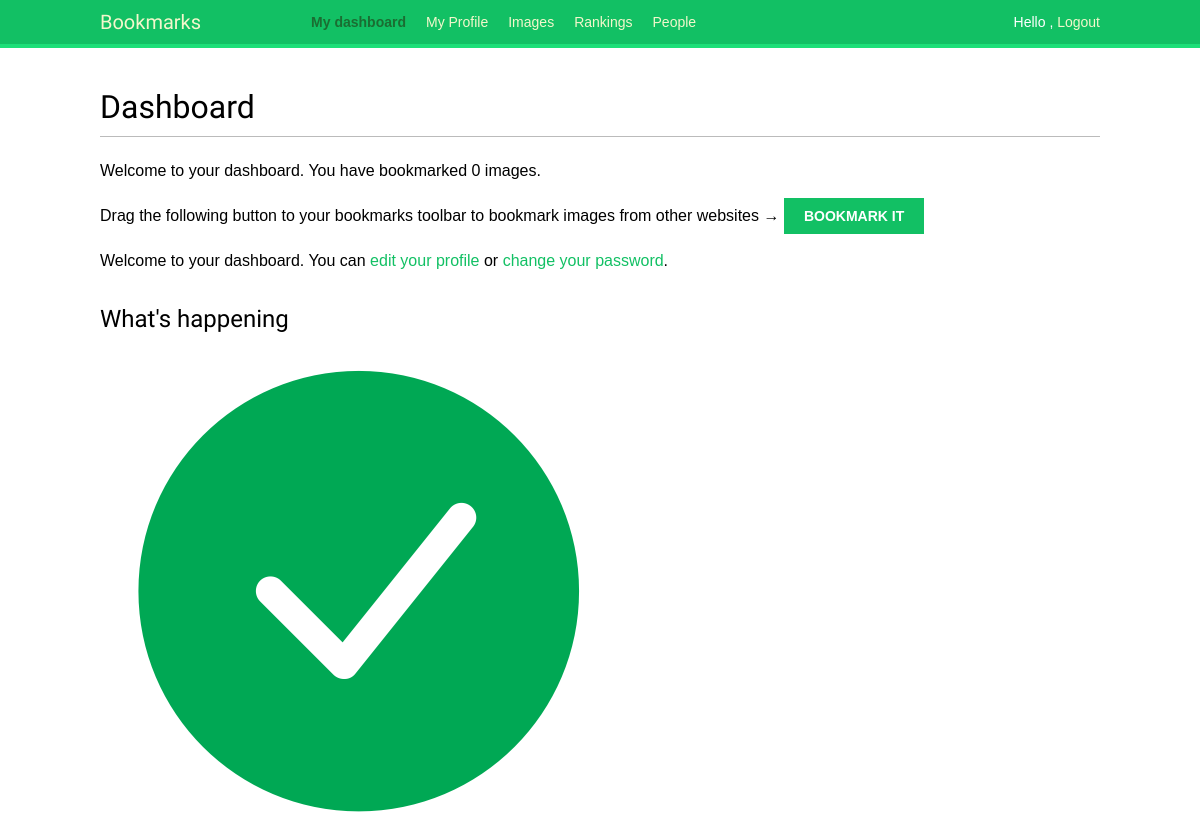
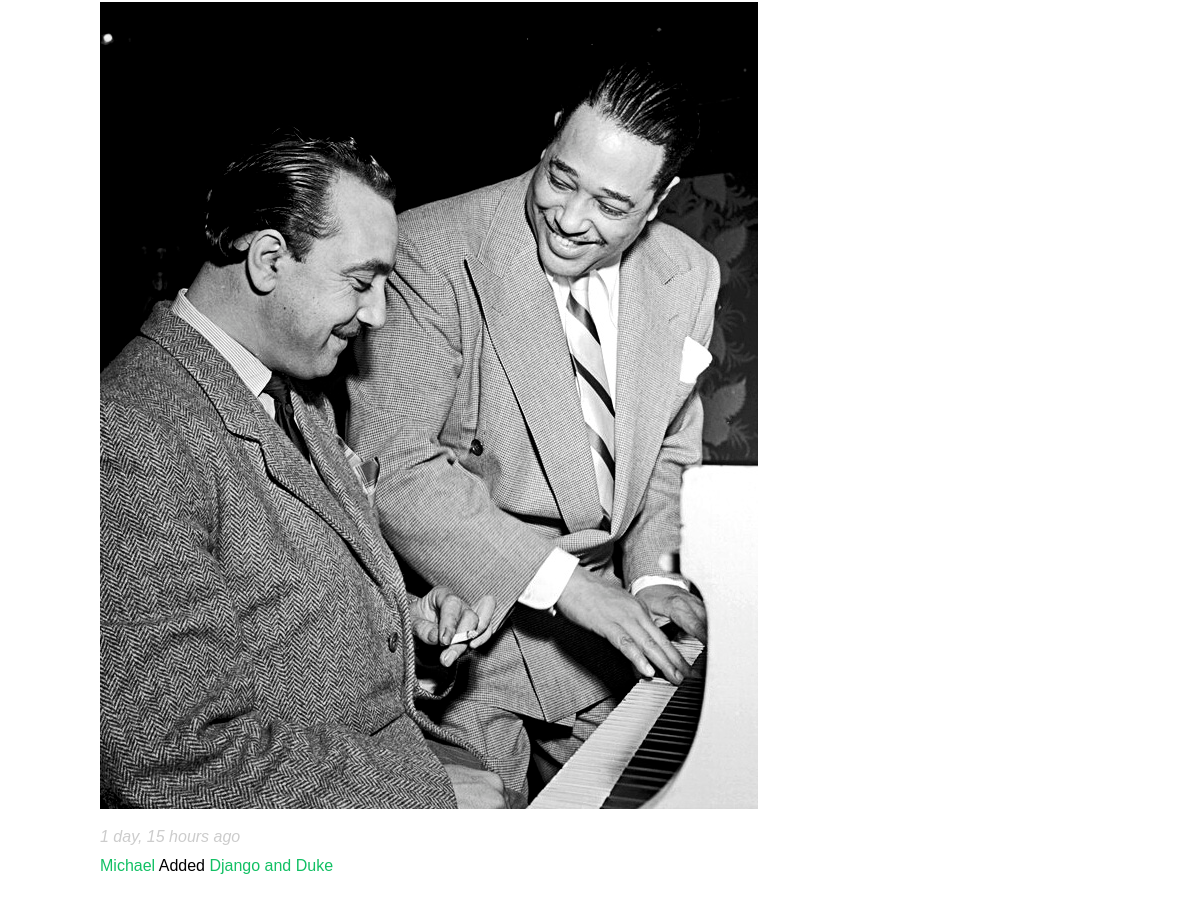
Before: /account/ (signed in) with the older database file (2 pictures, top to bottom).
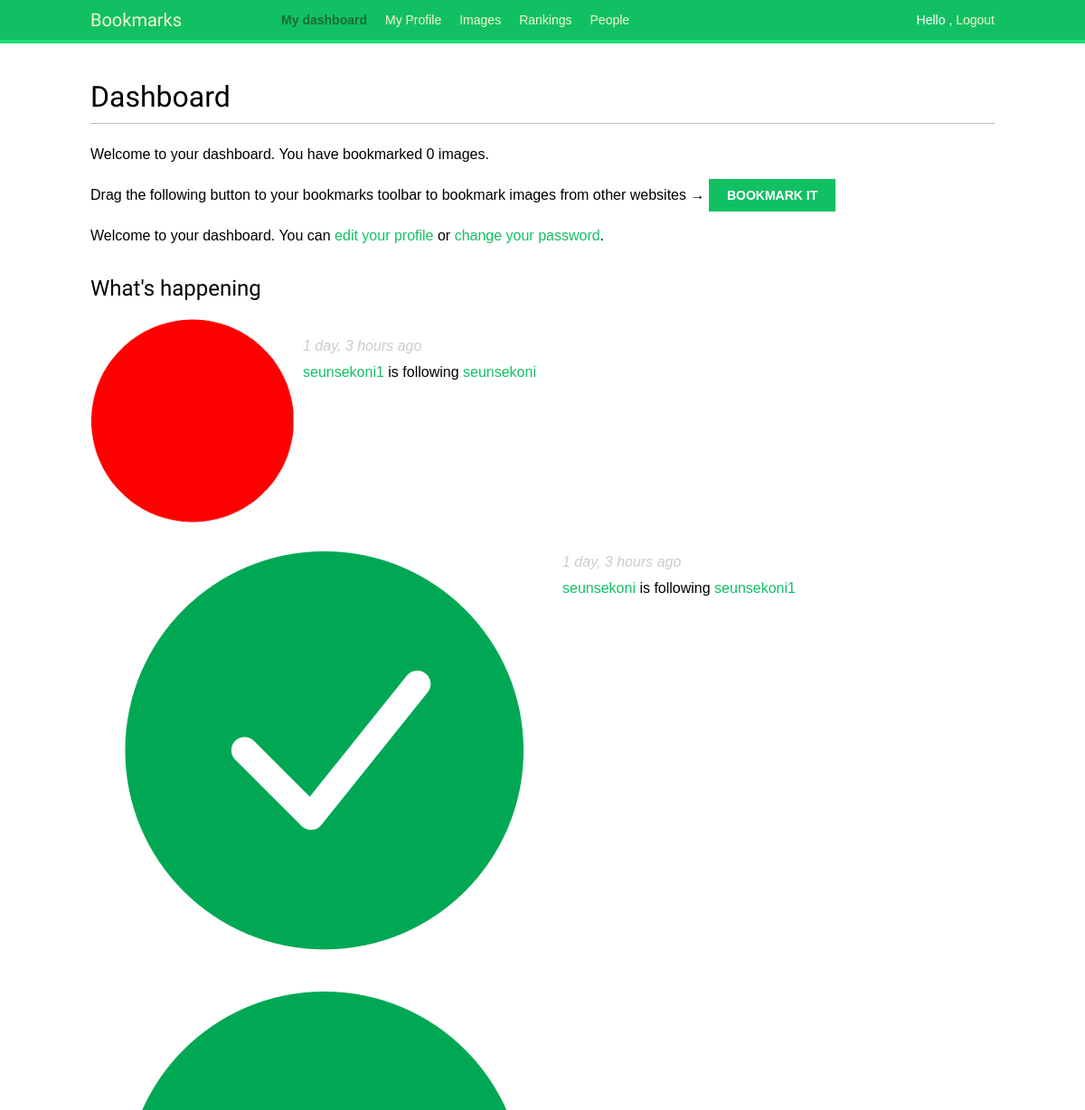
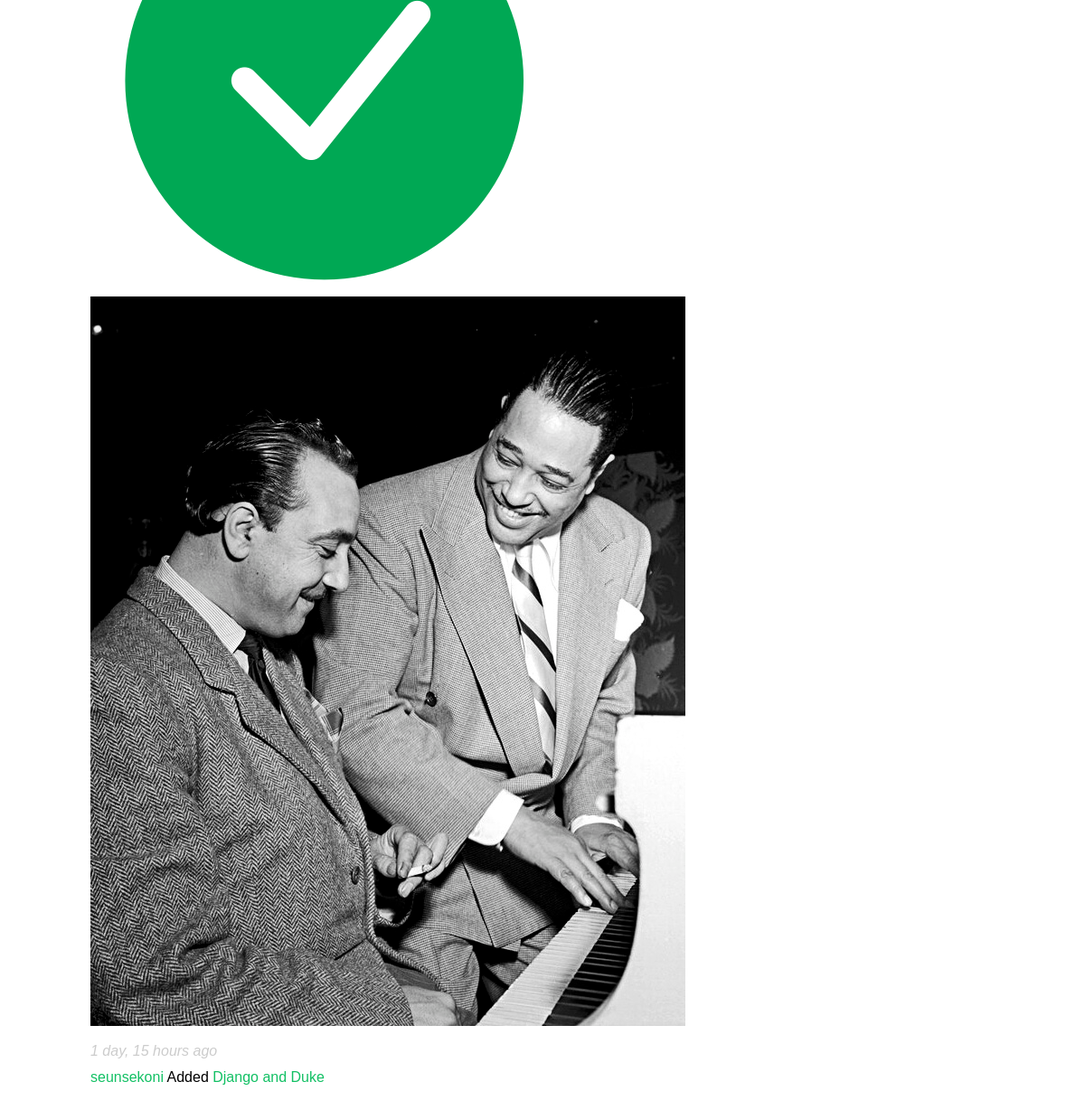
After: the same page with the newer database file (2 pictures, top to bottom).
### actions/models.py (models this page shows)
class Action(models.Model):
    user = models.ForeignKey('auth.User', related_name='actions', db_index=True, on_delete=models.CASCADE)
    verb = models.CharField(max_length=255)
    content_type = models.ForeignKey(ContentType, related_name='target_obj',blank=True, null=True, on_delete=models.CASCADE)
    object_id = models.PositiveIntegerField(null=True, blank=True, db_index=True)
    target = GenericForeignKey('content_type', 'object_id')
    created = models.DateTimeField(auto_now_add=True, db_index=True)
    class Meta:
        ordering = ('-created',)

### images/models.py (models this page shows, shortened)
class Image(models.Model):
    user = models.ForeignKey(settings.AUTH_USER_MODEL, on_delete=models.CASCADE, related_name='images_created')
    title = models.CharField(max_length=200)
    slug = models.SlugField(blank=True, max_length=200)
    url = models.URLField()
    image = models.ImageField(upload_to='images/%Y/%m/%d/')
    description = models.TextField(blank=True)
    created = models.DateField(auto_now_add=True, db_index=True)
    users_like = models.ManyToManyField(settings.AUTH_USER_MODEL, related_name='images_liked', blank=True)
    total_likes = models.PositiveIntegerField(db_index=True, default=0)
    def __str__(self):
        return self.title
    def get_absolute_url(self):
        return reverse('images:detail', args=[self.id, self.slug])

### account/views.py (the view)
# urls.py: path('', views.dashboard, name='dashboard'),
@login_required
def dashboard(request):
    actions = Action.objects.exclude(user=request.user)
    following_ids = request.user.following.values_list('id', flat=True)
    if following_ids:
        actions = actions.filter(user_id__in=following_ids)
        actions = actions[:10]
        actions = actions.select_related('user', 'user__profile').prefetch_related('target')[:10]
    return render(request,'account/dashboard.html', {'section': 'dashboard', 'actions': actions})

### account/templates/account/dashboard.html (shortened to what this page needs)
{% extends "base.html" %}
{% block content %}
    <h1>Dashboard</h1>
    {% with total_images_created=request.user.images_created.count %}
    <p>Welcome to your dashboard. You have bookmarked
        {{ total_images_created }} image{{ total_images_created|pluralize }}.</p>
    {% endwith %}
    <p>
        Drag the following button to your bookmarks toolbar to bookmark
        images from other websites → <a href="javascript:{% include 'bookmarklet_launcher.js' %}" class="button">Bookmark it</a>
    </p>
    <p>Welcome to your dashboard. You can <a href="{% url "edit" %}">edit
        your profile</a> or <a href="{% url "password_change" %}">change your
        password</a>.
    </p>
    <h2>What's happening</h2>
    <div id="action-list">
        {% for action in actions %}
            {% include "actions/action/detail.html" %}
        {% endfor %}
    </div>
{% endblock %}

### account/templates/base.html (shortened to what this page needs)
{% load static %}
<!DOCTYPE html>
<html lang="en">
<head>
    <link href="{% static 'css/base.css' %}" rel="stylesheet">
</head>
<body>
    <div id="header">
        <span class="logo">Bookmarks</span>
        {% if request.user.is_authenticated %}
            <ul class="menu">
                <li {% if section == "dashboard" %}class="selected"{% endif %}>
                    <a href="{% url 'dashboard' %}">My dashboard</a>
                </li>
                <li {% if section == "profile" %}class="selected"{% endif %}>
                    <a href="{% url 'edit' %}">My Profile</a>
                </li>
                <li {% if section == 'images' %}class="selected"{% endif %}>
                    <a href="{% url 'images:list' %}">Images</a>
                </li>
                <li {% if section == 'ranking' %}class="selected"{% endif %}>
                    <a href="{% url 'images:ranking' %}">Rankings</a>
                </li>
                <li {% if section == "people" %}class="selected"{% endif %}>
                    <a href="{% url 'user_list' %}">People</a>
                </li>
            </ul>
        {% endif %}
        <span class="user">
            {% if request.user.is_authenticated %}
                Hello {{ request.user.first_name }},
                <a href="{% url 'logout' %}">Logout</a>
            {% else %}
                <a href="{% url 'login' %}">Log-in</a>
            {% endif %}
        </span>
    </div>
    <div id="content">
        {% block content %}
        {% endblock %}
    </div>
</body>
</html>

### images/templates/bookmarklet_launcher.js
(function(){
    if (window.myBookmarklet !== undefined){
        myBookmarklet();
    }
    else {
        document.body.appendChild(document.createElement('script')).
        src='https://2379029e1ce3.ngrok.io/static/js/bookmarklet.js?r='+Math.
        floor(Math.random()*99999999999999999999);
    }
})();

### actions/templates/actions/action/detail.html
{% load thumbnail %}
{% with user=action.user profile=action.user.profile %}
    <div class="action">
            <div class="images">
                {% if profile.photo %}
                    {% thumbnail user.profile.photo "80x80" crop="100%" as im %}
                    <a href="{{ user.get_absolute_url }}">
                        <img src="{{ im.url }}" alt="{{ user.get_full_name }}" class="item-img">
                    </a>
                {% endif %}
                {% if action.target %}
                    {% with target=action.target %}
                        {% if target.image %}
                            {% thumbnail target.image "80x80" crop="100%" as im %}
                            <a href="{{ target.get_absolute_url }}">
                                <img src="{{ im.url }}" class="item-img">
                            </a>
                        {% endif %}
                    {% endwith %}
                {% endif %}
            </div>
        <div class="info">
            <p>
                <span class="date">{{ action.created|timesince }} ago</span>
                <br />
                <a href="{{ user.get_absolute_url }}">{{ user.first_name }}</a>
                {{ action.verb }}
                {% if action.target %}
                    {% with target=action.target %}
                        <a href="{{ target.get_absolute_url }}">{{ target }}</a>
                    {% endwith %}
                {%endif %}
            </p>
        </div>
    </div>
{% endwith %}

### account/static/css/base.css (style rules this page uses)
body { margin:0; padding:0; font-family:helvetica, sans-serif; }
p { line-height: 1.8; }
a { color:#12c064; text-decoration:none; }
h1, h2, h3, h4, h5 , h6 { font-family: 'Muli', sans-serif; font-weight:normal; }
h1 { border-bottom:1px solid #bbb; padding:0 0 10px 0; margin:10px 0 20px 0; }
h2 { margin:30px 0 20px; }
#header { padding:10px 100px; font-size:14px; background:#12c064; color:#fff; border-bottom:4px solid #1cdf78; overflow:auto; }
#header .logo { font-family: 'Muli', sans-serif; float:left; color:#f3f7cc; font-size:20px; margin-right:10%; }
#header ul.menu { list-style:none; float:left; margin:0; padding:0; }
#header ul.menu li { float:left; padding:4px 10px; }
#header ul.menu li.selected a, #header ul.menu li.selected a:hover { color:#1b6d32; font-weight:bold; }
#header a { color:#f3f7cc; }
#header .user { float:right; padding-top:4px; }
#content { padding:30px 100px; }
input[type=submit], a.button { font-weight:bold; background:#12c064; color:#fff; padding:10px 20px; font-size:14px; text-transform:uppercase; }
.action { clear:both; overflow:auto; }
.action .images { float:left; margin:0 10px 10px 0; }
.action .date { font-style:italic; color:#ccc; }

Changed rows visible on the page:
added Action: shows a picture, created "1 day, 3 hours", user.first_name "seunsekoni1", verb "is following", target "seunsekoni"
added Action: created "1 day, 3 hours", user.first_name "seunsekoni", verb "is following", target "seunsekoni1"
changed through a linked row, Action "1 day, 15 hours": user.first_name "Michael" → "seunsekoni"
